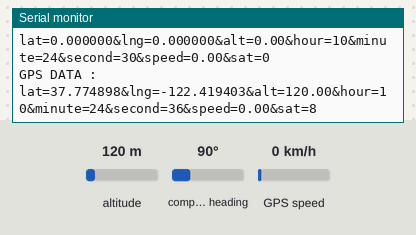
Bench run of a sketch on a simulated Arduino Uno, built with avr-gcc and run on an emulated ATmega328P. Shown: the last lines printed to the serial monitor. The test bench sets the inputs (shaded band); at power-on: altitude 120 m, GPS speed 0 km/h, compass heading 90°. The GPS gets a fix after 3 s at 37.7749, -122.4194 with 8 satellites.

Above: at 6.8 s.
6.9 s: altitude set to 20 m
At 13.3 s:
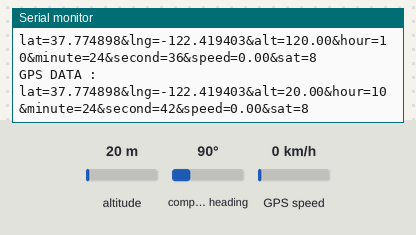
13.7 s: GPS speed set to 2 km/h
At 19.5 s:
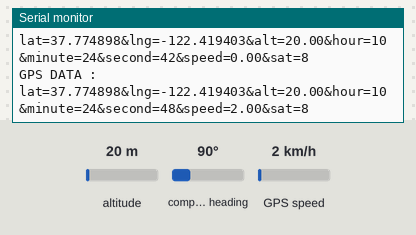
20.5 s: altitude set to 250 m
At 25.7 s:
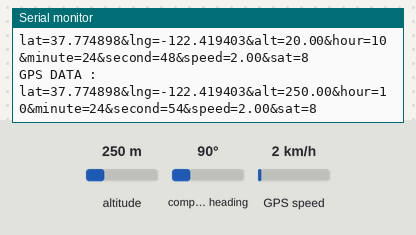
Timing chart, 0 to 27.2 s (numbered marks = the images above; inputs shaded):
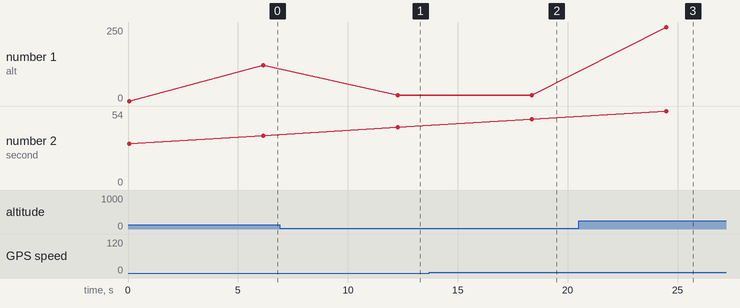

Measured:
- after the input at 6.9 s, the serial monitor: prints a new line after 5.4 s (image 1)
- after the input at 13.7 s, the serial monitor: prints a new line after 4.7 s (image 2)
- after the input at 20.5 s, the serial monitor: prints a new line after 4.0 s (image 3)
- plotted number 1: 120 → 20 after the input at 6.9 s, 20 → 250 after the input at 20.5 s

The sketch:

orbiter.ino
```cpp
/*
 * 2014 - Patrice.S
 *
 * Slave sender
 */

#include <GSM.h>
#include <TinyGPS++.h>

#include <AltSoftSerial.h>
#include "floatToString.h"

#include <Wire.h>


/* PINS Configuration (GSM Board)
 * (1  : gsm tx)
 * (2  : gsm rx)
 *  4  : humidity DHT data
 *  9  : gps tx
 *  8  : gps rx
 *  10 : sd card (used to select card)
 *  11 : sd card
 *  12 : sd card
 *  13 : sd card (?)
 *  a5 : pressure SCL
 *  a4 : pressure SDA
 *
 *
 */


/*
 * Main Configuration
 */

// General conf
#define DELAY 6000

// GSM settings
#define GSMPINNUMBER "" // PIN CODE !
#define GPRS_APN "internet"
#define GPRS_LOGIN ""
#define GPRS_PASSWORD ""

// GPRS connection
char server[] = "quarkdev.com";
char path[] = "/~patrice/orbiter/index.php";
int port = 80;

// GPS config
#define GPS_RX_PIN 0
#define GPS_RATE 9600 // gps baud rate (datasheet)


// Init lib ref
GSM gsmAccess(true);
GPRS gprsAccess;
GSMClient client;
TinyGPSPlus gps;


AltSoftSerial ss;
String alt;
String lng;
String lat;
char buffer[20];

void setup() {
	Serial.begin(4800); // or 4800
	Serial.println(F("INIT..."));

	ss.begin(GPS_RATE);

	Wire.begin(2);
	Wire.onRequest(request_event);

	boolean gsmConnected = false;

	// Test GSM connection
//	while (!gsmConnected) {
//		if ((gsmAccess.begin(GSMPINNUMBER) == GSM_READY) &
//			(gprsAccess.attachGPRS(GPRS_APN, GPRS_LOGIN, GPRS_PASSWORD) == GPRS_READY)) {
//			gsmConnected = true;
//		} else {
//			delay(1000);
//		}
//	}
//
//	// Test GPRS connect (send HTTP request)
//	if (client.connect(server, port)) {
//		client.print("GET ");
//		client.print(path);
//		client.println(" HTTP/1.0");
//		client.println();
//		Serial.println("OK");
//	} else {
//		Serial.println("NOT OK");
//	}
}

void loop() {
	String gpsData = "";

	// Read GPS data
	while (ss.available() > 0) {
		gps.encode(ss.read());
	}

	// Parse values (for SMS)
	lat = floatToString(buffer, gps.location.lat(), 6);
	lng = floatToString(buffer, gps.location.lng(), 6);
	alt = String(gps.altitude.meters());

	// POST data request
	gpsData += "lat=" + lat;
	gpsData += "&lng=" + lng;
	gpsData += "&alt=" + alt;
	gpsData += "&hour=" + (String) gps.time.hour();
	gpsData += "&minute=" + (String) gps.time.minute();
	gpsData += "&second=" + (String) gps.time.second();
	gpsData += "&speed=" + (String) gps.speed.kmph();
	gpsData += "&sat=" + (String) gps.satellites.value();

	Serial.println(F("GPS DATA : "));
	Serial.println(gpsData);

//	if (client.connect(server, port)) {
//		client.print("POST ");
//		client.print(path);
//		client.print(" HTTP/1.1");
//		client.print("Host: ");
//		client.println(server);
//		client.println("Content-type: application/x-www-form-urlencoded");
//		client.print("Content-Length: ");
//		client.println(gpsData.length());
//		client.println();
//		client.print(gpsData);
//	}
//
//	// End HTTP connection
//	if (client.connected()) {
//		client.stop();
//	}

	delay(DELAY);
}

/*
 * GPS data for SD card (tranferred to Teensy with Wire)
 */
void request_event() {
	//char buffer[25];
	//String lat = floatToString(buffer, gps.location.lat(), 5);
	//String lng = floatToString(buffer, gps.location.lng(), 5);
	String gps_data = lat + ";" + lng + ";" + (String) gps.altitude.meters();

	char* gps_data_chars = (char*) malloc(sizeof(char)*(gps_data.length() + 1));
	gps_data.toCharArray(gps_data_chars, gps_data.length() + 1);
	Serial.println(F("SEND : "));
	Serial.println(gps_data_chars);
	Wire.write(gps_data_chars);
}
```

floatToString.h
```cpp
// floatToString.h
//
// Tim Hirzel
// tim@growdown.com
// March 2008
// float to string
//
// If you don't save this as a .h, you will want to remove the default arguments
//     uncomment this first line, and swap it for the next.  I don't think keyword arguments compile in .pde files

//char * floatToString(char * outstr, float value, int places, int minwidth=, bool rightjustify) {
char * floatToString(char * outstr, float value, int places, int minwidth=0, bool rightjustify=false) {
    // this is used to write a float value to string, outstr.  oustr is also the return value.
    int digit;
    float tens = 0.1;
    int tenscount = 0;
    int i;
    float tempfloat = value;
    int c = 0;
    int charcount = 1;
    int extra = 0;
    // make sure we round properly. this could use pow from <math.h>, but doesn't seem worth the import
    // if this rounding step isn't here, the value  54.321 prints as 54.3209

    // calculate rounding term d:   0.5/pow(10,places)
    float d = 0.5;
    if (value < 0)
        d *= -1.0;
    // divide by ten for each decimal place
    for (i = 0; i < places; i++)
        d/= 10.0;
    // this small addition, combined with truncation will round our values properly
    tempfloat +=  d;

    // first get value tens to be the large power of ten less than value
    if (value < 0)
        tempfloat *= -1.0;
    while ((tens * 10.0) <= tempfloat) {
        tens *= 10.0;
        tenscount += 1;
    }

    if (tenscount > 0)
        charcount += tenscount;
    else
        charcount += 1;

    if (value < 0)
        charcount += 1;
    charcount += 1 + places;

    minwidth += 1; // both count the null final character
    if (minwidth > charcount){
        extra = minwidth - charcount;
        charcount = minwidth;
    }

    if (extra > 0 and rightjustify) {
        for (int i = 0; i< extra; i++) {
            outstr[c++] = ' ';
        }
    }

    // write out the negative if needed
    if (value < 0)
        outstr[c++] = '-';

    if (tenscount == 0)
        outstr[c++] = '0';

    for (i=0; i< tenscount; i++) {
        digit = (int) (tempfloat/tens);
        itoa(digit, &outstr[c++], 10);
        tempfloat = tempfloat - ((float)digit * tens);
        tens /= 10.0;
    }

    // if no places after decimal, stop now and return

    // otherwise, write the point and continue on
    if (places > 0)
    outstr[c++] = '.';


    // now write out each decimal place by shifting digits one by one into the ones place and writing the truncated value
    for (i = 0; i < places; i++) {
        tempfloat *= 10.0;
        digit = (int) tempfloat;
        itoa(digit, &outstr[c++], 10);
        // once written, subtract off that digit
        tempfloat = tempfloat - (float) digit;
    }
    if (extra > 0 and not rightjustify) {
        for (int i = 0; i< extra; i++) {
            outstr[c++] = ' ';
        }
    }


    outstr[c++] = '\0';
    return outstr;
}
```
